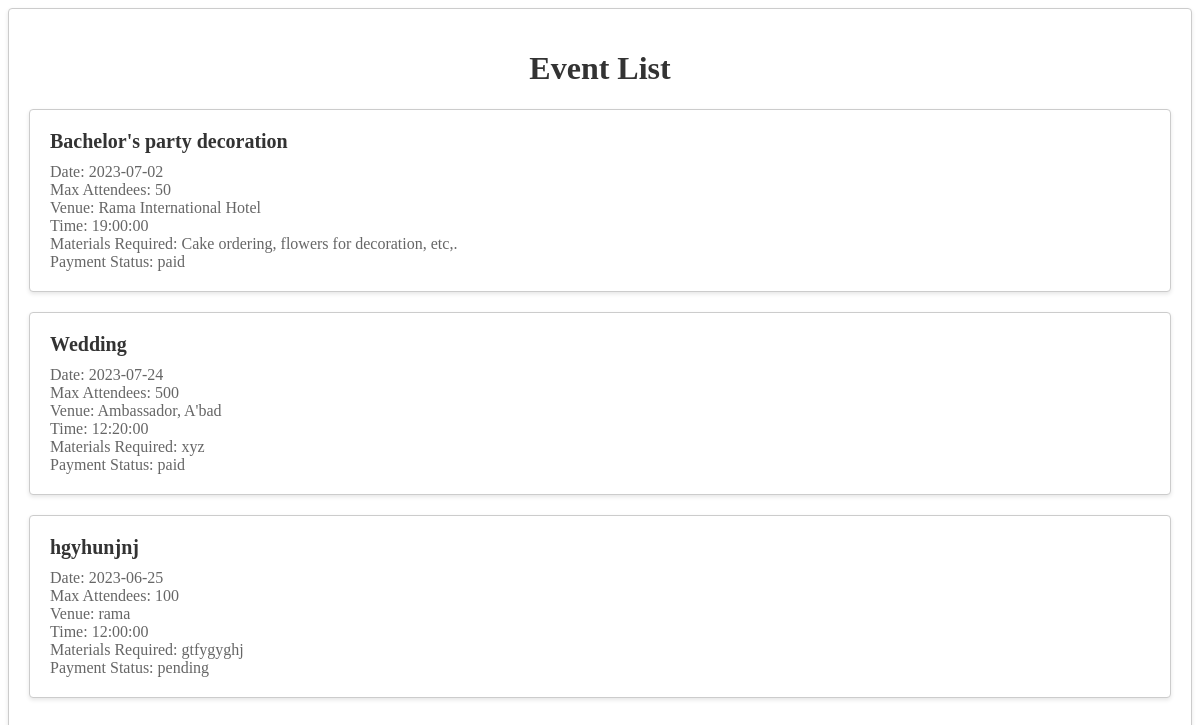
Screenshot of /admin/event-list.php with the database file from the repository.
### tables this page shows
CREATE TABLE `events` (
  `id` int(11) UNSIGNED NOT NULL,
  `title` varchar(255) NOT NULL,
  `date` date NOT NULL,
  `max_attendees` int(11) UNSIGNED NOT NULL,
  `venue` varchar(255) NOT NULL,
  `event_time` time NOT NULL,
  `materials` text DEFAULT NULL,
  `payment_status` varchar(50) NOT NULL
);

### admin/event-list.php (the view, shortened to what this page needs)
<!DOCTYPE html>
<html>
<head>
  <link rel="stylesheet" type="text/css" href="style.css">
</head>
<body>
  <div class="event-box">
    <h1>Event List</h1>
    <?php
    require_once('db_connection.php');
    $sql = "SELECT * FROM events";
    $result = $conn->query($sql);
    if ($result->num_rows > 0) {
        while ($row = $result->fetch_assoc()) {
            echo "<div class ='event-box'>";
            echo "<h2>" . $row['title'] . "</h2>";
            echo "<p>Date: " . $row['date'] . "</p>";
            echo "<p>Max Attendees: " . $row['max_attendees'] . "</p>";
            echo "<p>Venue: " . $row['venue'] . "</p>";
            echo "<p>Time: " . $row['event_time'] . "</p>";
            echo "<p>Materials Required: " . $row['materials'] . "</p>";
            echo "<p>Payment Status: " . $row['payment_status'] . "</p>";
            echo "</div>";
        }
    } else {
        echo "No events found.";
    }
    ?>
  </div>
</body>
</html>

### admin/style.css (style rules this page uses)
h1 { color: #333; }
.event-box { border: 1px solid #ccc; padding: 20px; margin-bottom: 20px; border-radius: 5px; box-shadow: 0 2px 4px rgba(0, 0, 0, 0.1); background-color: #f9f9f9; }
.event-box h2 { font-size: 20px; margin-top: 0; margin-bottom: 10px; }
.event-box p { margin: 0; }
.event-box h2 { font-size: 20px; margin-top: 0; margin-bottom: 10px; color: #333; }
.event-box p { margin: 0; color: #666; }

### admin/event-list.php (style rules this page uses)
h1 { text-align: center; color: #333; }
.event-box { background-color: #fff; border: 1px solid #ccc; border-radius: 4px; padding: 20px; margin-bottom: 20px; }
h2 { color: #333; margin-top: 0; margin-bottom: 10px; }

### rows the page displays
events: title "Bachelor's party decoration", date "2023-07-02", max_attendees "50", venue "Rama International Hotel", event_time "19:00:00", materials "Cake ordering, flowers for decoration, etc,.", payment_status "paid"
events: title "Wedding", date "2023-07-24", max_attendees "500", venue "Ambassador, A'bad", event_time "12:20:00", materials "xyz", payment_status "paid"
events: title "hgyhunjnj", date "2023-06-25", max_attendees "100", venue "rama", event_time "12:00:00", materials "gtfygyghj", payment_status "pending"
